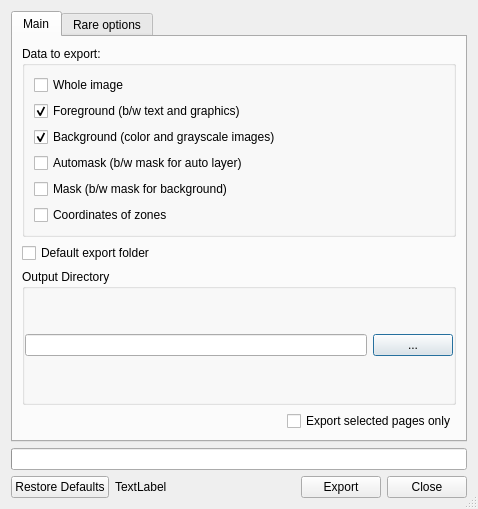
<?xml version="1.0" encoding="UTF-8"?>
<ui version="4.0">
 <class>ExportDialog</class>
 <widget class="QDialog" name="ExportDialog">
  <property name="geometry">
   <rect>
    <x>0</x>
    <y>0</y>
    <width>478</width>
    <height>509</height>
   </rect>
  </property>
  <property name="windowTitle">
   <string>Export</string>
  </property>
  <property name="sizeGripEnabled">
   <bool>true</bool>
  </property>
  <layout class="QVBoxLayout" name="verticalLayout_3">
   <item>
    <widget class="QTabWidget" name="tabWidget">
     <property name="sizePolicy">
      <sizepolicy hsizetype="Expanding" vsizetype="Expanding">
       <horstretch>0</horstretch>
       <verstretch>0</verstretch>
      </sizepolicy>
     </property>
     <property name="currentIndex">
      <number>0</number>
     </property>
     <widget class="QWidget" name="tab">
      <attribute name="title">
       <string>Main</string>
      </attribute>
      <layout class="QVBoxLayout" name="verticalLayout_2">
       <item>
        <widget class="QGroupBox" name="gbDataToExport">
         <property name="title">
          <string>Data to export:</string>
         </property>
         <property name="checkable">
          <bool>false</bool>
         </property>
         <property name="checked">
          <bool>false</bool>
         </property>
         <layout class="QVBoxLayout" name="verticalLayout_5">
          <item>
           <widget class="QCheckBox" name="cbExportImage">
            <property name="toolTip">
             <string>Image as it is in ./out subfolder</string>
            </property>
            <property name="text">
             <string>Whole image</string>
            </property>
           </widget>
          </item>
          <item>
           <widget class="QCheckBox" name="cbExportForeground">
            <property name="toolTip">
             <string>Only black (#000000) and white (#ffffff) pixels of the image</string>
            </property>
            <property name="text">
             <string>Foreground (b/w text and graphics)</string>
            </property>
            <property name="checked">
             <bool>true</bool>
            </property>
           </widget>
          </item>
          <item>
           <widget class="QCheckBox" name="cbExportBackground">
            <property name="toolTip">
             <string>Only non black (&gt; #000000) pixels of the image</string>
            </property>
            <property name="text">
             <string>Background (color and grayscale images)</string>
            </property>
            <property name="checked">
             <bool>true</bool>
            </property>
           </widget>
          </item>
          <item>
           <widget class="QCheckBox" name="cbExportAutomask">
            <property name="toolTip">
             <string>Automask could be found in ./out/cache/automask and contains autodetected mask before any zones are applied</string>
            </property>
            <property name="text">
             <string>Automask (b/w mask for auto layer)</string>
            </property>
           </widget>
          </item>
          <item>
           <widget class="QCheckBox" name="cbExportMask">
            <property name="toolTip">
             <string>Binarized and inverted background</string>
            </property>
            <property name="text">
             <string>Mask (b/w mask for background)</string>
            </property>
           </widget>
          </item>
          <item>
           <widget class="QCheckBox" name="cbExportZones">
            <property name="toolTip">
             <string>Some pages might have user defined zones to fill with color or indicate some content. Their coordinates may be exported to tsv text file.</string>
            </property>
            <property name="text">
             <string>Coordinates of zones</string>
            </property>
           </widget>
          </item>
         </layout>
        </widget>
       </item>
       <item>
        <widget class="QCheckBox" name="DefaultOutputFolder">
         <property name="text">
          <string>Default export folder</string>
         </property>
        </widget>
       </item>
       <item>
        <widget class="QGroupBox" name="groupBoxExport">
         <property name="sizePolicy">
          <sizepolicy hsizetype="Preferred" vsizetype="Preferred">
           <horstretch>0</horstretch>
           <verstretch>0</verstretch>
          </sizepolicy>
         </property>
         <property name="title">
          <string>Output Directory</string>
         </property>
         <layout class="QVBoxLayout" name="verticalLayout_4">
          <property name="leftMargin">
           <number>0</number>
          </property>
          <property name="topMargin">
           <number>0</number>
          </property>
          <property name="rightMargin">
           <number>0</number>
          </property>
          <property name="bottomMargin">
           <number>0</number>
          </property>
          <item>
           <layout class="QHBoxLayout" name="horizontalLayout_2">
            <item>
             <widget class="QLineEdit" name="outExportDirLine">
              <property name="alignment">
               <set>Qt::AlignLeading|Qt::AlignLeft|Qt::AlignTop</set>
              </property>
             </widget>
            </item>
            <item>
             <widget class="QPushButton" name="outExportDirBrowseBtn">
              <property name="text">
               <string>...</string>
              </property>
             </widget>
            </item>
           </layout>
          </item>
         </layout>
        </widget>
       </item>
       <item>
        <layout class="QHBoxLayout" name="horizontalLayout_3">
         <item>
          <spacer name="horizontalSpacer">
           <property name="orientation">
            <enum>Qt::Horizontal</enum>
           </property>
           <property name="sizeHint" stdset="0">
            <size>
             <width>40</width>
             <height>20</height>
            </size>
           </property>
          </spacer>
         </item>
         <item>
          <widget class="QCheckBox" name="cbExportSelected">
           <property name="text">
            <string>Export selected pages only</string>
           </property>
          </widget>
         </item>
        </layout>
       </item>
      </layout>
     </widget>
     <widget class="QWidget" name="tab_2">
      <attribute name="title">
       <string>Rare options</string>
      </attribute>
      <layout class="QVBoxLayout" name="verticalLayout">
       <item>
        <widget class="QCheckBox" name="cbMultipageOutput">
         <property name="text">
          <string>Save images as multipage tiff file</string>
         </property>
        </widget>
       </item>
       <item>
        <widget class="QCheckBox" name="GenerateBlankBackSubscans">
         <property name="text">
          <string>Generate blank background subscans</string>
         </property>
        </widget>
       </item>
       <item>
        <widget class="QCheckBox" name="UseSepSuffixForPics">
         <property name="toolTip">
          <string>For better compatibility with DjVu Imager</string>
         </property>
         <property name="text">
          <string>Use .sep.tif extension instead of .tif for background subscans</string>
         </property>
        </widget>
       </item>
       <item>
        <widget class="QCheckBox" name="cbExportWithoutOutputStage">
         <property name="toolTip">
          <string>&lt;html&gt;&lt;head/&gt;&lt;body&gt;&lt;p&gt;This will have effect if only Export Whole image is checked.&lt;/p&gt;&lt;p&gt;The exported image will be drawn with colors of original image.&lt;/p&gt;&lt;p&gt;Only fill zones will be applied. In other words the exported&lt;/p&gt;&lt;p&gt;image will be a part of original image after split, rotation,&lt;/p&gt;&lt;p&gt;deskew, applying margins and fill zones. This require image&lt;/p&gt;&lt;p&gt;reprocessing so it may be time consuming.&lt;/p&gt;&lt;/body&gt;&lt;/html&gt;</string>
         </property>
         <property name="text">
          <string>Skip processing at Output stage (except for Fill Zones) 
for exported image (lengthy)</string>
         </property>
        </widget>
       </item>
       <item>
        <widget class="QCheckBox" name="KeepOriginalColorIllumForeSubscans">
         <property name="toolTip">
          <string>&lt;html&gt;&lt;head/&gt;&lt;body&gt;&lt;p&gt;This will have effect if only Export Foreground is checked.&lt;/p&gt;&lt;p&gt;Foreground is a b/w image with a black content of resulting&lt;/p&gt;&lt;p&gt;image drown on white. With this mode on every black pixel will&lt;/p&gt;&lt;p&gt;be replaced with pixel on the same position taken from original&lt;/p&gt;&lt;p&gt;image. This may let you get colored or grayscale text instead of&lt;/p&gt;&lt;p&gt;binarized black one. Require image reprocessing so may be&lt;/p&gt;&lt;p&gt;time consuming.&lt;/p&gt;&lt;/body&gt;&lt;/html&gt;</string>
         </property>
         <property name="text">
          <string>Skip processing at Output stage (except for Fill Zones) 
for content in foreground subscans (lengthy)</string>
         </property>
        </widget>
       </item>
       <item>
        <spacer name="verticalSpacer">
         <property name="orientation">
          <enum>Qt::Vertical</enum>
         </property>
         <property name="sizeHint" stdset="0">
          <size>
           <width>20</width>
           <height>40</height>
          </size>
         </property>
        </spacer>
       </item>
      </layout>
     </widget>
    </widget>
   </item>
   <item>
    <widget class="QProgressBar" name="progressBar">
     <property name="value">
      <number>0</number>
     </property>
     <property name="textVisible">
      <bool>false</bool>
     </property>
    </widget>
   </item>
   <item>
    <widget class="QWidget" name="widget" native="true">
     <layout class="QHBoxLayout" name="horizontalLayout">
      <property name="leftMargin">
       <number>0</number>
      </property>
      <property name="topMargin">
       <number>0</number>
      </property>
      <property name="rightMargin">
       <number>0</number>
      </property>
      <property name="bottomMargin">
       <number>0</number>
      </property>
      <item>
       <widget class="QPushButton" name="btnResetToDefault">
        <property name="toolTip">
         <string>Reset export settings to default values</string>
        </property>
        <property name="text">
         <string>Restore Defaults</string>
        </property>
       </widget>
      </item>
      <item>
       <widget class="QLabel" name="labelFilesProcessed">
        <property name="sizePolicy">
         <sizepolicy hsizetype="Preferred" vsizetype="Preferred">
          <horstretch>1</horstretch>
          <verstretch>0</verstretch>
         </sizepolicy>
        </property>
        <property name="text">
         <string notr="true">TextLabel</string>
        </property>
        <property name="wordWrap">
         <bool>true</bool>
        </property>
       </widget>
      </item>
      <item>
       <widget class="QPushButton" name="ExportButton">
        <property name="text">
         <string>Export</string>
        </property>
       </widget>
      </item>
      <item>
       <widget class="QPushButton" name="OkButton">
        <property name="text">
         <string>Close</string>
        </property>
       </widget>
      </item>
     </layout>
    </widget>
   </item>
  </layout>
 </widget>
 <tabstops>
  <tabstop>tabWidget</tabstop>
  <tabstop>cbExportImage</tabstop>
  <tabstop>cbExportForeground</tabstop>
  <tabstop>cbExportBackground</tabstop>
  <tabstop>cbExportAutomask</tabstop>
  <tabstop>cbExportMask</tabstop>
  <tabstop>cbExportZones</tabstop>
  <tabstop>DefaultOutputFolder</tabstop>
  <tabstop>outExportDirLine</tabstop>
  <tabstop>outExportDirBrowseBtn</tabstop>
  <tabstop>cbExportSelected</tabstop>
  <tabstop>btnResetToDefault</tabstop>
  <tabstop>ExportButton</tabstop>
  <tabstop>OkButton</tabstop>
  <tabstop>cbMultipageOutput</tabstop>
  <tabstop>GenerateBlankBackSubscans</tabstop>
  <tabstop>UseSepSuffixForPics</tabstop>
  <tabstop>cbExportWithoutOutputStage</tabstop>
  <tabstop>KeepOriginalColorIllumForeSubscans</tabstop>
 </tabstops>
 <resources/>
 <connections>
  <connection>
   <sender>OkButton</sender>
   <signal>clicked()</signal>
   <receiver>ExportDialog</receiver>
   <slot>accept()</slot>
   <hints>
    <hint type="sourcelabel">
     <x>438</x>
     <y>162</y>
    </hint>
    <hint type="destinationlabel">
     <x>242</x>
     <y>89</y>
    </hint>
   </hints>
  </connection>
 </connections>
</ui>
